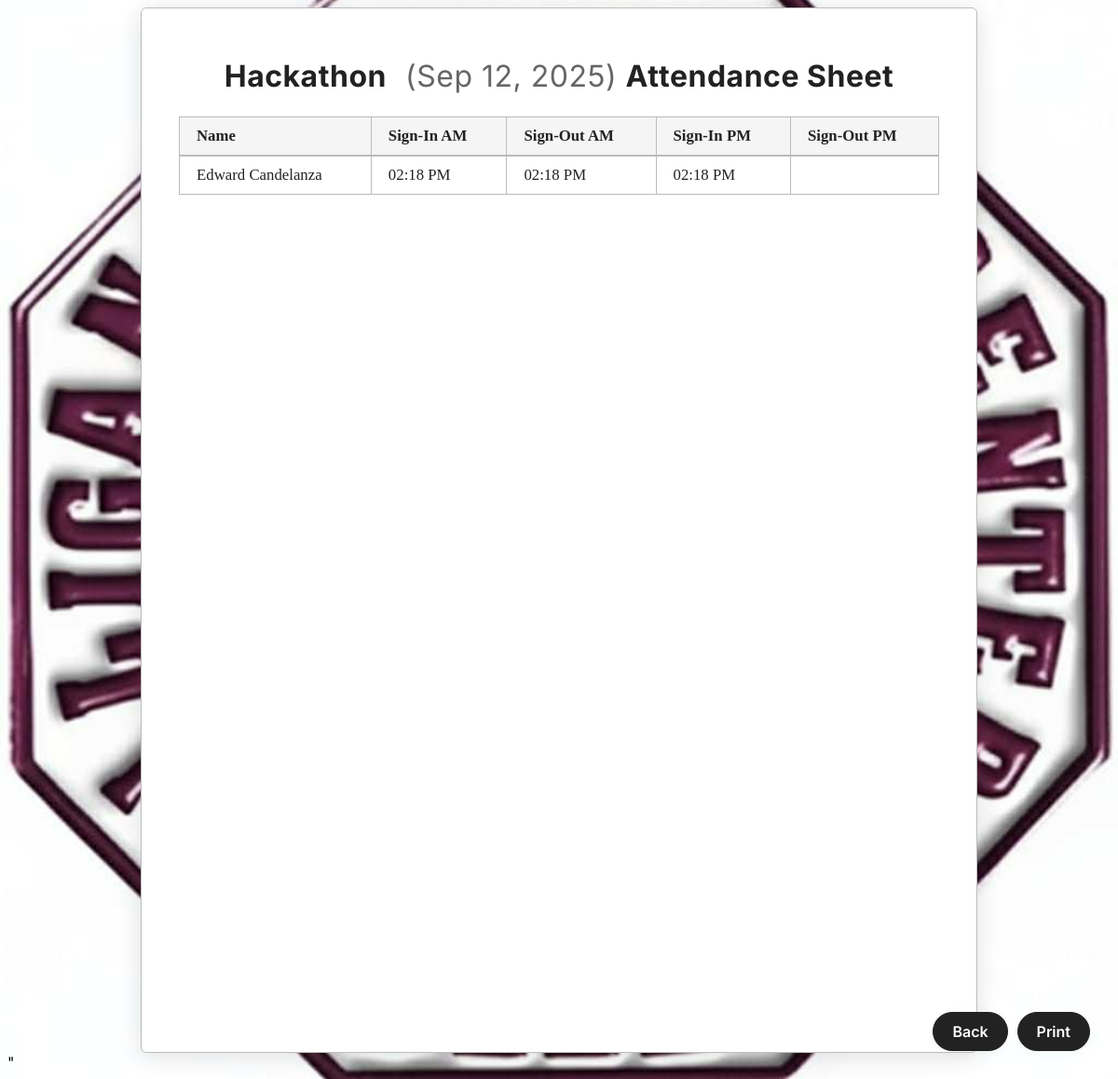
Screenshot of /attendance/print_attendance_sheet/31/ with the database file from the repository.
### attendance/models.py (models this page shows, shortened)
class Event(models.Model):
    name = models.CharField(max_length=200)
    date = models.DateTimeField()
    college = models.ForeignKey(
        'College',
        on_delete=models.CASCADE,
        null=True,      # Null means general event
        blank=True
    )
    description = models.TextField(blank=True, null=True)  # <-- Ensure this line exists
    archived = models.BooleanField(default=False)  # <-- Add this line

class Attendance(models.Model):
    attendee = models.ForeignKey(Attendee, on_delete=models.CASCADE)
    event= models.ForeignKey(Event, on_delete=models.CASCADE)
    sign_in_am = models.DateTimeField(null=True, blank=True)
    sign_out_am = models.DateTimeField(null=True, blank=True)
    sign_in_pm = models.DateTimeField(null=True, blank=True)
    sign_out_pm = models.DateTimeField(null=True, blank=True)

class Attendee(models.Model):
    barcode_id = models.CharField(max_length=100, unique=True)
    name = models.CharField(max_length=200)
    college = models.ForeignKey('College', on_delete=models.CASCADE, null=True, blank=True)

### attendance/views.py (the view)
# urls.py: path('print_attendance_sheet/<int:event_id>/', views.print_attendance_sheet, name='print_attendance_sheet'),
def print_attendance_sheet(request, event_id):
    event = get_object_or_404(Event, id=event_id)
    attendances = Attendance.objects.filter(event=event)
    return render(request, 'print_attendance_sheet.html', {
        'event': event,
        'attendances': attendances,
    })

### attendance/templates/print_attendance_sheet.html (shortened to what this page needs)
{% extends 'base.html' %}
{% block content %}
<div class="print-sheet">
    <h1>
        {{ event.name }}
        <span style="color:#666; font-size:1em; font-weight:normal; margin-left:12px;">
            ({{ event.date|date:"M j, Y" }})
        </span>
        Attendance Sheet
    </h1>
    <table>
        <thead>
            <tr>
                <th>Name</th>
                <th>Sign-In AM</th>
                <th>Sign-Out AM</th>
                <th>Sign-In PM</th>
                <th>Sign-Out PM</th>
            </tr>
        </thead>
        <tbody>
            {% for attendance in attendances %}
                <tr>
                    <td>{{ attendance.attendee.name }}</td>
                    <td>{{ attendance.sign_in_am|date:"h:i A" }}</td>
                    <td>{{ attendance.sign_out_am|date:"h:i A" }}</td>
                    <td>{{ attendance.sign_in_pm|date:"h:i A" }}</td>
                    <td>{{ attendance.sign_out_pm|date:"h:i A" }}</td>
                </tr>
            {% endfor %}
        </tbody>
    </table>
</div>
<div class="floater-btn-group">
    <a href="javascript:window.close()" class="back-btn">Back</a>
    <button type="button" class="back-btn print-btn" onclick="window.print()">Print</button>
</div>
{% endblock %}

### attendance/static/css/styles.css (style rules this page uses)
body { font-family: 'Inter', Arial, Helvetica, sans-serif !important; background-color: #ffe3f0 !important; background-image: url('/static/img/imcclogo.jpg'); background-repeat: no-repeat; background-position: center center; background-attachment: fixed; background-size: cover; background-size: cover; }
h1, h2, h3, h4, h5, h6, button, input, select, label, li, p, a, form { font-family: 'Inter', Arial, Helvetica, sans-serif !important; }
h1, h2 { color: #c71585; }
input, select, button { padding: 8px; font-size: 16px; border: 1px solid #ffb6c1; border-radius: 4px; }
button { background-color: #ff69b4; color: white; display:block; margin: 20px auto; cursor: pointer; }
table { width: 100%; border-collapse: collapse; margin-bottom: 20px; }
th, td { padding: 10px; border: 1px solid #ffb6c1; text-align: left; }
th { background-color: #fff0f5; }
a { color: #ff69b4; text-decoration: none; }

### attendance/templates/print_attendance_sheet.html (style rules this page uses)
.print-sheet { background: #fff; border-radius: 6px; box-shadow: 0 4px 24px #2222; padding: 32px 40px; margin: 0 auto 0 auto; max-width: 8.5in; width: 8.5in; min-height: 11in; margin: 0 auto; font-family: 'Georgia', 'Times New Roman', serif; border: 1.5px solid #bbb; }
.print-sheet h1 { color: #222; font-size: 2rem; font-family: 'Georgia', 'Times New Roman', serif; font-weight: 700; margin-bottom: 24px; text-align: center; letter-spacing: 0.5px; }
.print-sheet table { border-collapse: collapse; width: 100%; font-size: 1.05rem; background: #fff; font-family: 'Georgia', 'Times New Roman', serif; }
.print-sheet th, .print-sheet td { border: 1px solid #bbb; padding: 10px 18px; text-align: left; }
.print-sheet th { background: #f5f5f5; color: #222; font-weight: 700; border-bottom: 2px solid #bbb; font-size: 1.05rem; }
.print-sheet td { background: #fff; color: #222; }
.back-btn { display: inline-block; background: #fff; color: #222; border: 1.5px solid #bbb; border-radius: 4px; padding: 8px 22px; font-size: 1rem; font-weight: 500; text-decoration: none; transition: background 0.2s, color 0.2s, border-color 0.2s, box-shadow 0.2s; box-shadow: 0 2px 8px #bbb2; margin: 0; }
.floater-btn-group { position: fixed; bottom: 30px; right: 30px; z-index: 1000; display: flex; gap: 10px; }
.floater-btn-group .back-btn, .floater-btn-group .print-btn { background: #222; color: #fff; border: 1.5px solid #222; border-radius: 24px; padding: 10px 20px; font-size: 1rem; font-weight: 600; box-shadow: 0 2px 8px #bbb2; transition: background 0.2s, color 0.2s, border-color 0.2s, box-shadow 0.2s; }

### rows the page displays
Event: name "Hackathon", date "Sep 12, 2025"
Attendance: attendee.name "Edward Candelanza", sign_in_am "02:18 PM", sign_out_am "02:18 PM", sign_in_pm "02:18 PM"
